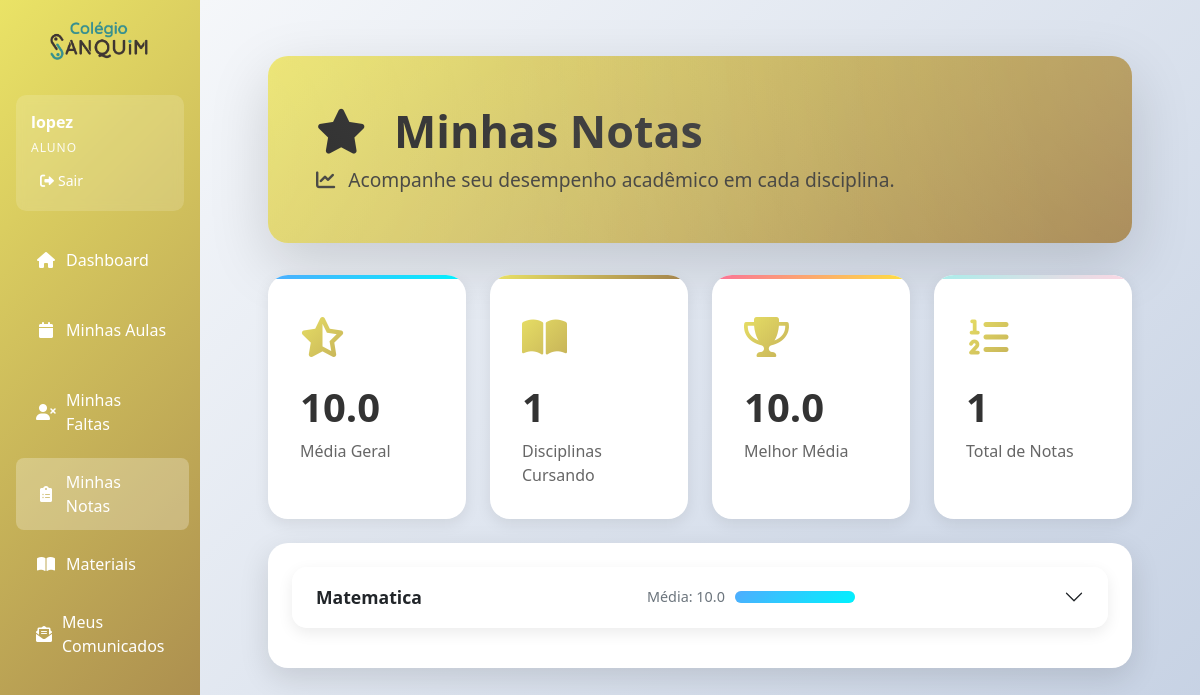
Before: /notas (signed in) with the older database file.
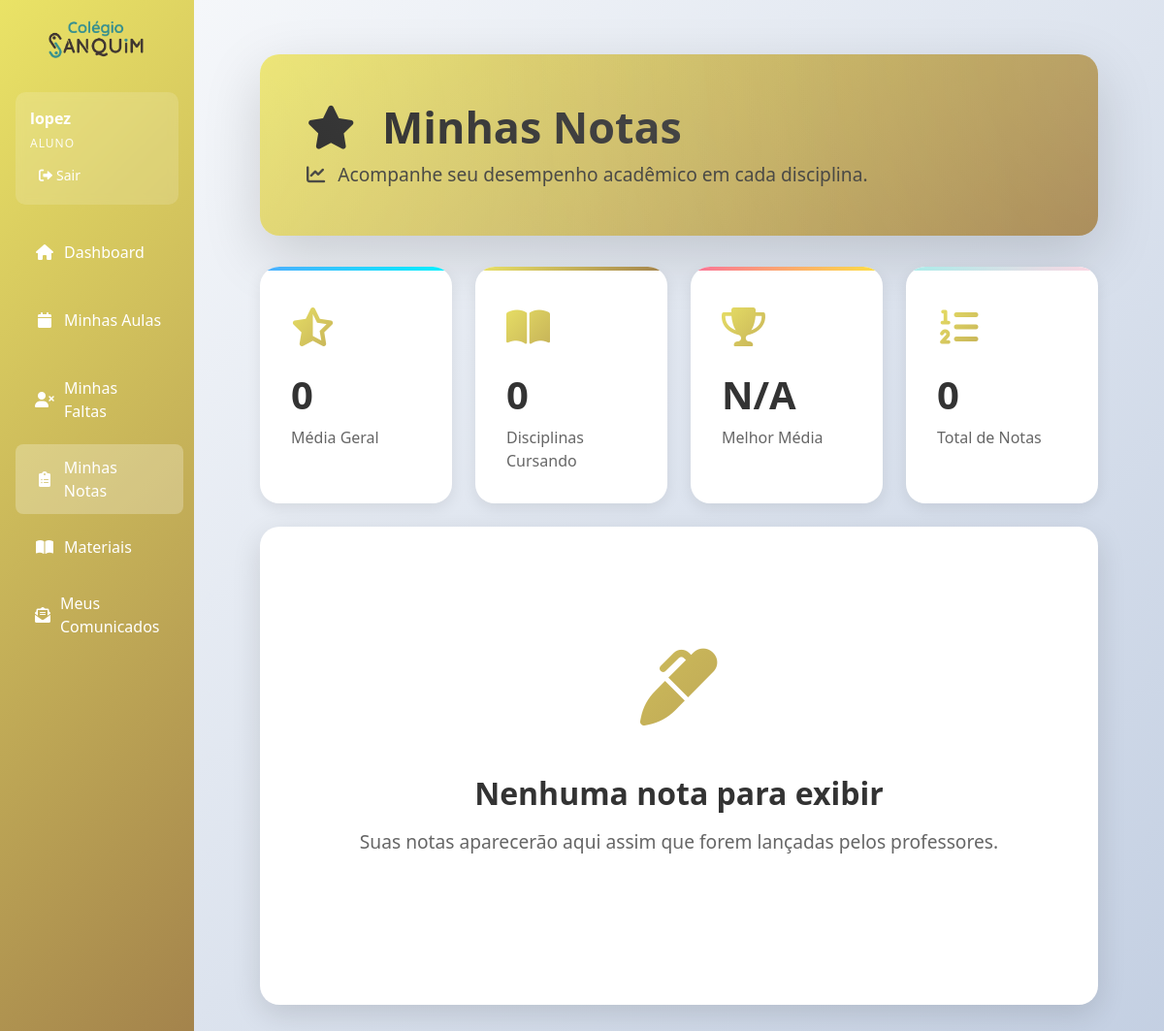
After: the same page with the newer database file.
### app.py (models this page shows, shortened)
class Disciplina(db.Model):
    __tablename__ = 'disciplina'
    id = db.Column(db.Integer, primary_key=True)
    nome = db.Column(db.String(100), nullable=False)
    codigo = db.Column(db.String(20), unique=True, nullable=False)
    carga_horaria = db.Column(db.Integer)
    descricao = db.Column(db.Text)
    categoria = db.Column(db.String(50), default='geral') # ex: exatas, humanas, biologicas, geral
    professor_id = db.Column(db.Integer, db.ForeignKey('professor.id'))
    turma_id = db.Column(db.Integer, db.ForeignKey('turma.id'))
    professor = db.relationship('Professor', backref='minhas_disciplinas')
    turma = db.relationship('Turma', backref='disciplinas_vinculadas')
    notas = db.relationship('Nota', back_populates='disciplina', cascade="all, delete-orphan")
    faltas = db.relationship('Falta', back_populates='disciplina_rel', cascade="all, delete-orphan")

### app.py (the view)
@app.route('/notas')
@login_required
def listar_notas():
    user_tipo = session.get('user_tipo')
    if user_tipo == 'aluno':
        aluno_id = session.get('user_id')
        notas = Nota.query.filter_by(aluno_id=aluno_id).order_by(Nota.disciplina_id, Nota.data).all()
        notas_por_disciplina = {}
        for nota in notas:
            if nota.disciplina not in notas_por_disciplina:
                notas_por_disciplina[nota.disciplina] = []
            notas_por_disciplina[nota.disciplina].append(nota)
        medias = {}
        for disciplina, notas_disc in notas_por_disciplina.items():
            valores = [n.valor for n in notas_disc]
            medias[disciplina.id] = sum(valores) / len(valores) if valores else None
        return render_template('notas/listar.html',
                             notas_por_disciplina=notas_por_disciplina,
                             medias=medias)
    elif user_tipo == 'professor':
        professor_id = session.get('user_id')
        disciplinas_ids = [d.id for d in Disciplina.query.filter_by(professor_id=professor_id).all()]
        notas = Nota.query.filter(Nota.disciplina_id.in_(disciplinas_ids)).all()
        return render_template('notas/professor_listar.html', notas=notas)
    else:
        notas = Nota.query.all()
        return render_template('notas/admin_listar.html', notas=notas)

### app.py (called while the page is built)
def login_required(f):
    @wraps(f)
    def decorated_function(*args, **kwargs):
        if 'user_id' not in session:
            return redirect(url_for('login'))
        return f(*args, **kwargs)
    return decorated_function

### templates/notas/listar.html (shortened to what the changed rows need)
{% extends "base.html" %}
{% block content %}
<div class="main-container">
    <div class="header-section" style="background: var(--primary-gradient);">
        <div class="header-content">
            <h1 class="page-title mb-2" style="background: linear-gradient(45deg, #333, #555); -webkit-background-clip: text; background-clip: text;">
                <i class="fas fa-star me-3"></i>
                Minhas Notas
            </h1>
        </div>
    </div>
    <div class="stats-container mb-4">
        <div class="row g-4">
            <div class="col-lg-3 col-md-6">
                <div class="stat-card stat-success">
                    <div class="stat-content">
                        <h3>{{ (medias.values()|sum / medias|length if medias else 0)|round(2) }}</h3>
                        <p>Média Geral</p>
                    </div>
                </div>
            </div>
            <div class="col-lg-3 col-md-6">
                <div class="stat-card stat-primary">
                    <div class="stat-content">
                        <h3>{{ notas_por_disciplina|length }}</h3>
                        <p>Disciplinas Cursando</p>
                    </div>
                </div>
            </div>
            <div class="col-lg-3 col-md-6">
                <div class="stat-card stat-warning">
                    <div class="stat-content">
                        <h3>{{ medias.values()|max if medias else 'N/A' }}</h3>
                        <p>Melhor Média</p>
                    </div>
                </div>
            </div>
            <div class="col-lg-3 col-md-6">
                <div class="stat-card stat-info">
                    <div class="stat-content">
                        {% set total_notas = namespace(count=0) %}
                        {% for notas_list in notas_por_disciplina.values() %}
                            {% set total_notas.count = total_notas.count + notas_list|length %}
                        {% endfor %}
                        <h3>{{ total_notas.count }}</h3>
                        <p>Total de Notas</p>
                    </div>
                </div>
            </div>
        </div>
    </div>
    <div class="main-card">
        <div class="card-body p-lg-4">
            {% if notas_por_disciplina %}
            <div class="accordion" id="notasAccordion">
                {% for disciplina, notas in notas_por_disciplina.items() %}
                <div class="accordion-item">
                    <h2 class="accordion-header" id="heading-{{ disciplina.id }}">
                        <button class="accordion-button collapsed" type="button" data-bs-toggle="collapse"
                                data-bs-target="#collapse-{{ disciplina.id }}">
                            <strong class="me-3">{{ disciplina.nome }}</strong>
                            {% set media = medias.get(disciplina.id, 0) %}
                            <div class="progress-container ms-auto">
                                <span class="progress-label">Média: {{ media|round(1) }}</span>
                                <div class="progress" style="height: 12px; width: 120px;">
                                    <div class="progress-bar" role="progressbar"
                                         style="width: {{ media * 10 }}%;"
                                         aria-valuenow="{{ media }}" aria-valuemin="0" aria-valuemax="10">
                                    </div>
                                </div>
                            </div>
                        </button>
                    </h2>
                </div>
                {% endfor %}
            </div>
            {% else %}
            <div class="empty-state">
                <div class="empty-animation"><div class="empty-icon"><i class="fas fa-marker"></i></div></div>
                <h5 class="empty-title">Nenhuma nota para exibir</h5>
                <p class="empty-description">Suas notas aparecerão aqui assim que forem lançadas pelos professores.</p>
            </div>
            {% endif %}
        </div>
    </div>
</div>
{% endblock %}

Changed rows visible on the page:
removed Disciplina: nome "Matematica", media "10.0", {{ media * 10 }} 100.0 (drawn)
Other visible differences:
{{ (medias.values()|sum / medias|length if medias else 0)|round(2) }}: "10.0" → "0"
{{ notas_por_disciplina|length }}: "1" → "0"
{{ medias.values()|max if medias else 'N/A' }}: "10.0" → "N/A"
{{ total_notas.count }}: "1" → "0"
text now shown: "Nenhuma nota para exibir Suas notas aparecerão aqui assim que forem lançadas pelos professores."
